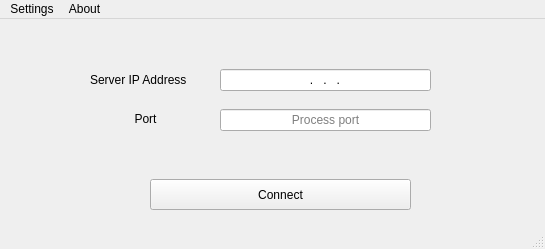
<?xml version="1.0" encoding="UTF-8"?>
<ui version="4.0">
 <class>EntryWindow</class>
 <widget class="QMainWindow" name="EntryWindow">
  <property name="geometry">
   <rect>
    <x>0</x>
    <y>0</y>
    <width>545</width>
    <height>249</height>
   </rect>
  </property>
  <property name="windowTitle">
   <string>EntryWindow</string>
  </property>
  <widget class="QWidget" name="centralWidget">
   <widget class="QPushButton" name="pushButton">
    <property name="geometry">
     <rect>
      <x>150</x>
      <y>160</y>
      <width>261</width>
      <height>31</height>
     </rect>
    </property>
    <property name="text">
     <string>Connect</string>
    </property>
   </widget>
   <widget class="QLineEdit" name="ip_addr">
    <property name="geometry">
     <rect>
      <x>220</x>
      <y>50</y>
      <width>211</width>
      <height>22</height>
     </rect>
    </property>
    <property name="cursor">
     <cursorShape>IBeamCursor</cursorShape>
    </property>
    <property name="inputMask">
     <string>000.000.000.000</string>
    </property>
    <property name="alignment">
     <set>Qt::AlignCenter</set>
    </property>
    <property name="placeholderText">
     <string/>
    </property>
   </widget>
   <widget class="QLabel" name="label">
    <property name="geometry">
     <rect>
      <x>90</x>
      <y>45</y>
      <width>131</width>
      <height>31</height>
     </rect>
    </property>
    <property name="text">
     <string>Server IP Address</string>
    </property>
   </widget>
   <widget class="QLineEdit" name="port_no">
    <property name="geometry">
     <rect>
      <x>220</x>
      <y>90</y>
      <width>211</width>
      <height>22</height>
     </rect>
    </property>
    <property name="maxLength">
     <number>5</number>
    </property>
    <property name="frame">
     <bool>true</bool>
    </property>
    <property name="alignment">
     <set>Qt::AlignCenter</set>
    </property>
    <property name="placeholderText">
     <string>Process port</string>
    </property>
   </widget>
   <widget class="QLabel" name="label_2">
    <property name="geometry">
     <rect>
      <x>80</x>
      <y>90</y>
      <width>131</width>
      <height>20</height>
     </rect>
    </property>
    <property name="text">
     <string>Port</string>
    </property>
    <property name="alignment">
     <set>Qt::AlignCenter</set>
    </property>
   </widget>
  </widget>
  <widget class="QMenuBar" name="menuBar">
   <property name="geometry">
    <rect>
     <x>0</x>
     <y>0</y>
     <width>545</width>
     <height>19</height>
    </rect>
   </property>
   <widget class="QMenu" name="menuSettings">
    <property name="title">
     <string>Settings</string>
    </property>
    <addaction name="actionExit"/>
   </widget>
   <widget class="QMenu" name="menuAbout">
    <property name="title">
     <string>About</string>
    </property>
    <addaction name="actionAbout_us"/>
   </widget>
   <addaction name="menuSettings"/>
   <addaction name="menuAbout"/>
  </widget>
  <widget class="QStatusBar" name="statusBar"/>
  <action name="actionExit">
   <property name="text">
    <string>Exit</string>
   </property>
  </action>
  <action name="actionDisconnect">
   <property name="text">
    <string>Disconnect</string>
   </property>
  </action>
  <action name="actionAbout_us">
   <property name="text">
    <string>About us...</string>
   </property>
  </action>
 </widget>
 <layoutdefault spacing="6" margin="11"/>
 <resources/>
 <connections/>
</ui>
